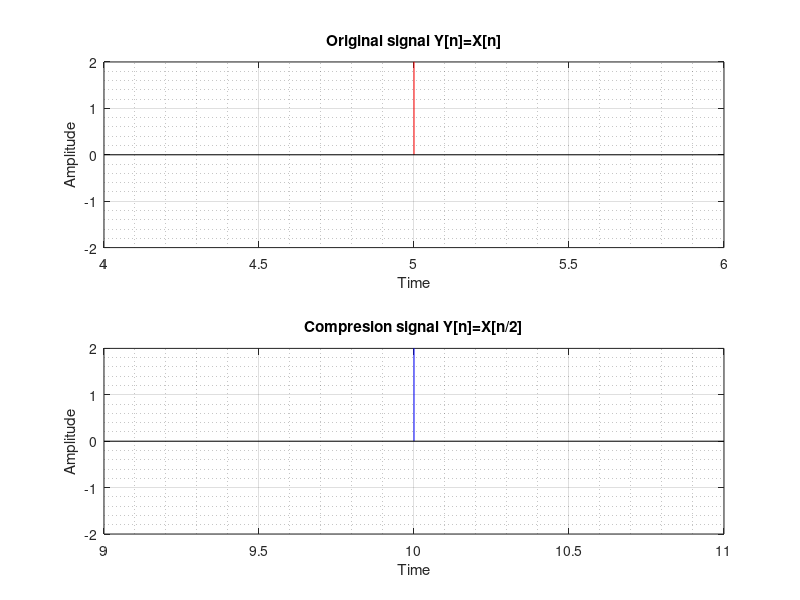

MATLAB code to generate this figure:
close all;
clear all;
clc;

start_value = input('Enter the start value: ');%-6
end_value = input('Enter the end value: ');%6

n1 = start_value:end_value;

y=input("Enter the values of signal = "); %[1 0.5 1 0.5 1 0.5 1 0.5 1 0.5 1 0.5 1]

index=1;

n2=(2*start_value):(2*end_value);

value = 2;
for i=1:length(n2)
    x1(i)=n2(i);
    if(rem(n2(i),value)==0)
        y1(i)=y(index);
        index=index+1;
    else
        y1(i)=0;
    end
end

subplot(2,1,1);
stem(n1,y,'r');
xlabel("Time");
ylabel("Amplitude");
grid on;
grid minor;
axis([(start_value-1) (end_value+1) -2 2]);
title("Original signal Y[n]=X[n]");


subplot(2,1,2);
stem(x1,y1,'b');
xlabel("Time");
ylabel("Amplitude");
grid on;
grid minor;
axis([(2*start_value-1) (2*end_value+1) -2 2]);
title("Compresion signal Y[n]=X[n/2]");